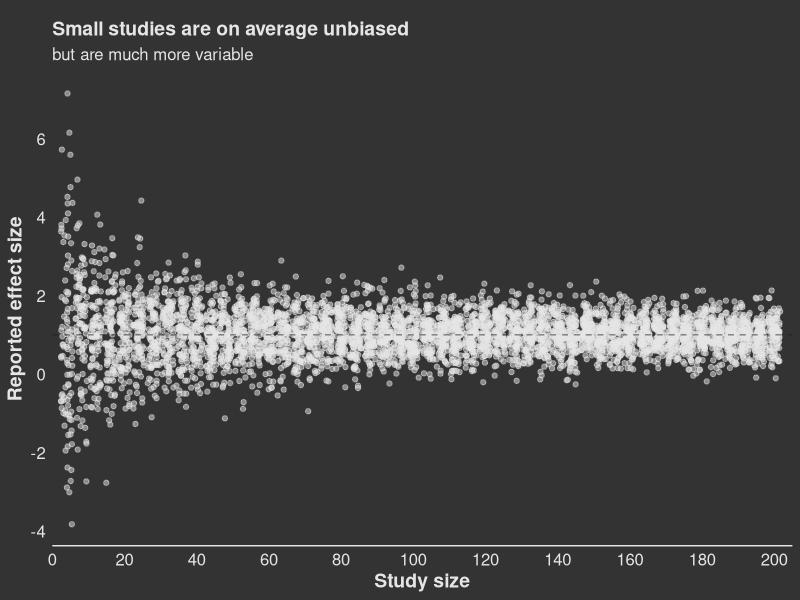
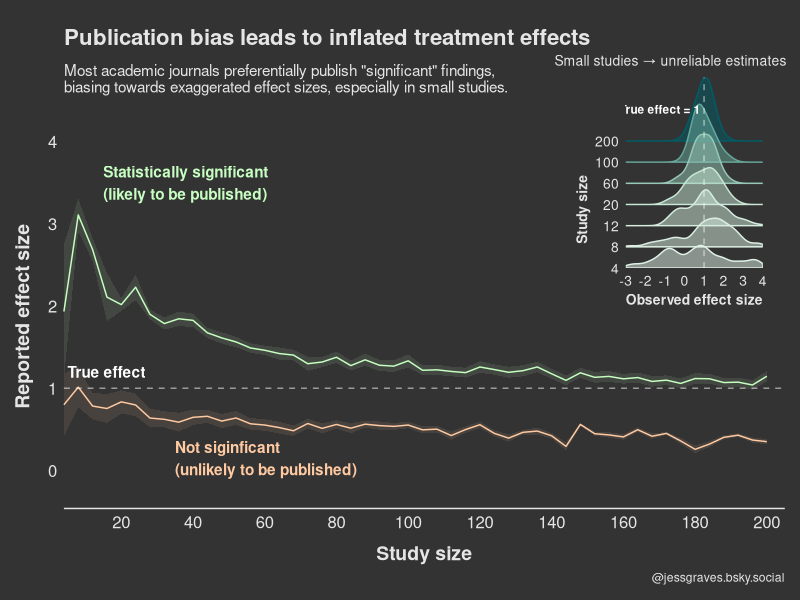
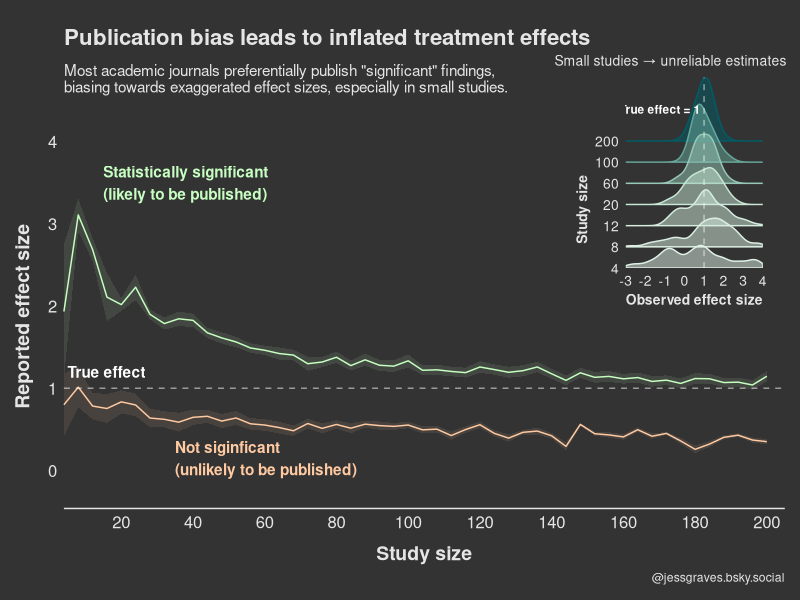

R code for these plots, in order:
## ---- chunk 1
#| code-summary: Libraries
library(patchwork)
library(tidyverse)
library(ggridges)
library(colorspace)
library(patchwork)

background <- 'grey20'
text <- 'grey90'

my_theme <- theme_classic() + 
  theme(axis.text = element_text(size=12, 
                                 color=text), 
        axis.title = element_text(size=14, 
                                 color=text, 
                                 face= 'bold', 
                                  margin=margin(20, 20, 20, 20)), 
        legend.text = element_text(size=12, 
                                 color=text), 
        legend.title = element_text(size=14, 
                                 color=text), 
        strip.text = element_text(size=12, 
                                 color=text),
        plot.title = element_text(color = text, 
                                  size=14, 
                                  face = 'bold'),
        plot.subtitle = element_text(color = text, 
                                     size = 12),
        plot.background = element_rect(color = background, 
                                       fill = background), 
        panel.background = element_rect(color = background, 
                                         fill = background),
        legend.background = element_rect(color = background, 
                                         fill = background), 
        axis.line = element_line(color = text), 
        axis.ticks = element_blank())

theme_set(my_theme)
## ---- chunk 2
#| code-summary: Data generating and testing function
#| code-fold: false
simulate <- function(mu1, mu2, sd, n_per_group){
  y1 <- rnorm(n_per_group, mu1, sd)
  y2 <- rnorm(n_per_group, mu2, sd)
  
  test <- t.test(y1, y2, var.equal = TRUE)
  
  p <- test$p.value
  delta <- mean(y1) - mean(y2)
  ci <- as.numeric(test$conf.int)
  
  results <- tibble(delta = delta, 
                    lower = ci[1],
                    upper = ci[2], 
                    pvalue = p)
  return(results)
}
## ---- chunk 3
#| code-summary: Sweep set up
# Define sweep and simulation setup
n_sweep <- seq(2, 100, by = 2)
n_sims <- 100

# Create a cross grid of simulations
result_data <- crossing(n_per_group = n_sweep, 
                        sim = 1:n_sims) %>%
  mutate(delta = NA_real_, 
         lower = NA_real_,
         upper = NA_real_,
         pvalue = NA_real_,
         n = NA_integer_,
         true_delta = NA_real_)
## ---- chunk 4
#| code-summary: Looping over Ns 
# Perform simulations
set.seed(666) # 😈
# True parameters for the simulation
delta <- 1
mu1 <- 5
sd <- 2

for(i in 1:nrow(result_data)){
  true_delta <- delta + rnorm(1, 0, 0.25)  # Introduce some variability in true_delta
  mu2 <- mu1 + true_delta  # Adjust mu2 based on the true delta
  n_per_group <- result_data$n_per_group[i]  # Number of samples per group
  
  sim_results <- simulate(mu1, mu2, sd, n_per_group)
  
  result_data[i, colnames(sim_results)] <- sim_results
  result_data$n[i] <- n_per_group * 2  # Total sample size (n_per_group * 2)
  result_data$true_delta[i] <- true_delta  # Store true delta
}

result_data$bias <- -1*result_data$delta - result_data$true_delta
## ---- chunk 5
#| label: fig-sample-sizes
#| fig-height: 4
#| fig-width: 6
#| fig-cap: For small sample sizes, the observed treatment effect is highly variable and often extreme but on average reflects the true effect
points <- result_data |>
  ggplot(aes(x=n, y=-1*delta)) + 
  geom_point(color = text, 
             alpha = 0.5, 
             position = position_jitter()) +
  labs(x = 'Study size', 
       y='Reported effect size',
       title = 'Small studies are on average unbiased',
       subtitle = 'but are much more variable'
       ) + 
  geom_hline(yintercept = 1, 
             color = 'grey10', 
             alpha=0.5, 
             linetype = 2) + 
  scale_y_continuous(breaks = scales::pretty_breaks(5)) + 
  scale_x_continuous(breaks = scales::pretty_breaks(10), 
                     expand = c(0, 0), 
                     limits = c(0, 205)) + 
  theme(plot.title = element_text(#hjust=1, 
                                  margin = margin(10, 0, 5, 0)),
        plot.subtitle = element_text(size=12),
        axis.line.y = element_blank())
points
## ---- chunk 6
#| code-summary: Aggregating results
# Summarize the delta for each sample size (n_per_group)
delta_summary <- result_data |>
  group_by(n_per_group, pvalue < 0.05) |>
  summarize(
    mean_delta = mean(delta),
    sd_delta = sd(delta),
    delta_95_ci_lower = mean_delta - 1.96 * sd_delta / sqrt(n_sims),
    delta_95_ci_upper = mean_delta + 1.96 * sd_delta / sqrt(n_sims)
  )
## ---- chunk 7
#| code-summary: Figure code
# colors <-  diverging_hcl(2, 'Green-Orange') 
grns <-  sequential_hcl(2, 'TealGrn') 
orngs <-  diverging_hcl(2, 'Green-Orange') 
colors <- c(grns[2], orngs[2])
colors2 <-  lighten(colors, 
                    amount = 0.5)
p2 <- delta_summary |>
  mutate(significance = factor(if_else(`pvalue < 0.05`, 
                                       'Likely to be published (p<0.05)',
                                       'Unlikely to be published (p>0.05)'), 
                               levels = c('Likely to be published (p<0.05)',
                                       'Unlikely to be published (p>0.05)'))) |>
  ggplot(aes(x = n_per_group*2, 
             y = abs(mean_delta))) + 
  geom_line(aes(color = significance)) + 
  geom_ribbon(aes(ymin = abs(delta_95_ci_lower), 
                  ymax = abs(delta_95_ci_upper), 
                  fill = significance), 
              alpha=0.1)  + 
  geom_hline(yintercept = 1, 
             linetype= 2, 
             color = 'white', 
             alpha = 0.5) + 
  scale_fill_manual(values = colors2) + 
  scale_color_manual(values = colors2) +
  scale_x_continuous(breaks = scales::pretty_breaks(10), 
                     limits = c(4, 205),
                     expand=c(0, 0)) + 
  scale_y_continuous(breaks = scales::pretty_breaks(5), 
                     limits = c(-0.25, 4)) + 
  theme(legend.position = 'none', 
        plot.title = element_text(hjust=0, 
                                  size = 16,
                                  margin = margin(10, 0, 10, 0)), 
        plot.subtitle = element_text(hjust=0, 
                                  size = 11,
                                  margin = margin(0, 0, 20, 0)
                                  ), 
        axis.line.y = element_blank(), 
        axis.title.x = element_text(margin = margin(10, 0, 0, 10)), 
        axis.title.y = element_text(margin = margin(0, 10, 10, 0)), 
        plot.caption = element_text(color = text)
        ) + 
  labs(color = '', 
       fill = '', 
       x = 'Study size', 
       y = 'Reported effect size', 
       title = 'Publication bias leads to inflated treatment effects', 
       subtitle = 'Most academic journals preferentially publish "significant" findings,\nbiasing towards exaggerated effect sizes, especially in small studies.', 
       caption = '@jessgraves.bsky.social') +
  annotate(geom='text',
           label = c('Statistically significant\n(likely to be published)', 
                     'Not siginficant\n(unlikely to be published)', 
                     'True effect'),
          color = c(colors2, 'white'), 
          y=c(3.5, 0.15, 1.2), 
          x=c(15, 35, 5), 
          hjust=0, 
          fontface = 'bold')

pal <- "Mint"
# pal <- "OrRd"
p1_v2 <- result_data |>
  filter(n %in% c(4, 8, 12, 20, 60, 100, 200)) |>
  ggplot(aes(y = factor(n), 
             x= -1*delta, 
             color = n, 
             fill = n)) + 
  geom_density_ridges2(alpha=0.5, 
                       scale=3) + 
  scale_fill_continuous_sequential(palette = pal) + 
  scale_color_continuous_sequential(palette = pal) + 
  scale_x_continuous(expand=c(0, 0), 
                     breaks = scales::pretty_breaks(5), 
                     limits = c(-3, 4)) + 
  scale_y_discrete(expand=c(0, 0)) + 
  labs(x='Observed effect size', 
       y='Study size', 
       subtitle = 'Small studies → unreliable estimates'
       ) + 
  theme(legend.position = 'none', 
        axis.line = element_blank(),
        axis.text = element_text(size=10), 
        axis.title.x = element_text(#margin = margin(10, 0, 0, 10), 
                                    size = 10), 
        axis.title.y = element_text(#margin = margin(0, 10, 10, 0),
                                    size = 10, 
                                    hjust=0.2), 
        plot.subtitle = element_text(color = text, 
                                  size = 10,
                                  hjust = 0.75,
                                  # margin=margin(5, 0, 20, 0)
                                  )) + 
  geom_vline(xintercept = 1, 
             color = 'white', 
             linetype = 2, 
             alpha = 0.5) + 
  annotate(geom='text', 
           size=3,
           label = 'True effect = 1',
           y=8.5, 
           x=-1.25, 
           # hjust=-1.25, 
           color = 'white', 
           fontface = 'bold')
## ---- chunk 8
#| label: fig-pub-bias
#| fig-cap: Publication bias exaggerates treatment effects, particularly when studies are small
#| fig_height: 7
#| fig-width: 9
final_fig <- p2 + 
  inset_element(p1_v2, 
                left = 0.7, 
                right = 0.98, 
                top = 1.2, 
                bottom = 0.5) 

final_fig
ggsave('preview-image.png', final_fig, 
         units = 'cm', 
         width = 9*3, height = 7*2)
